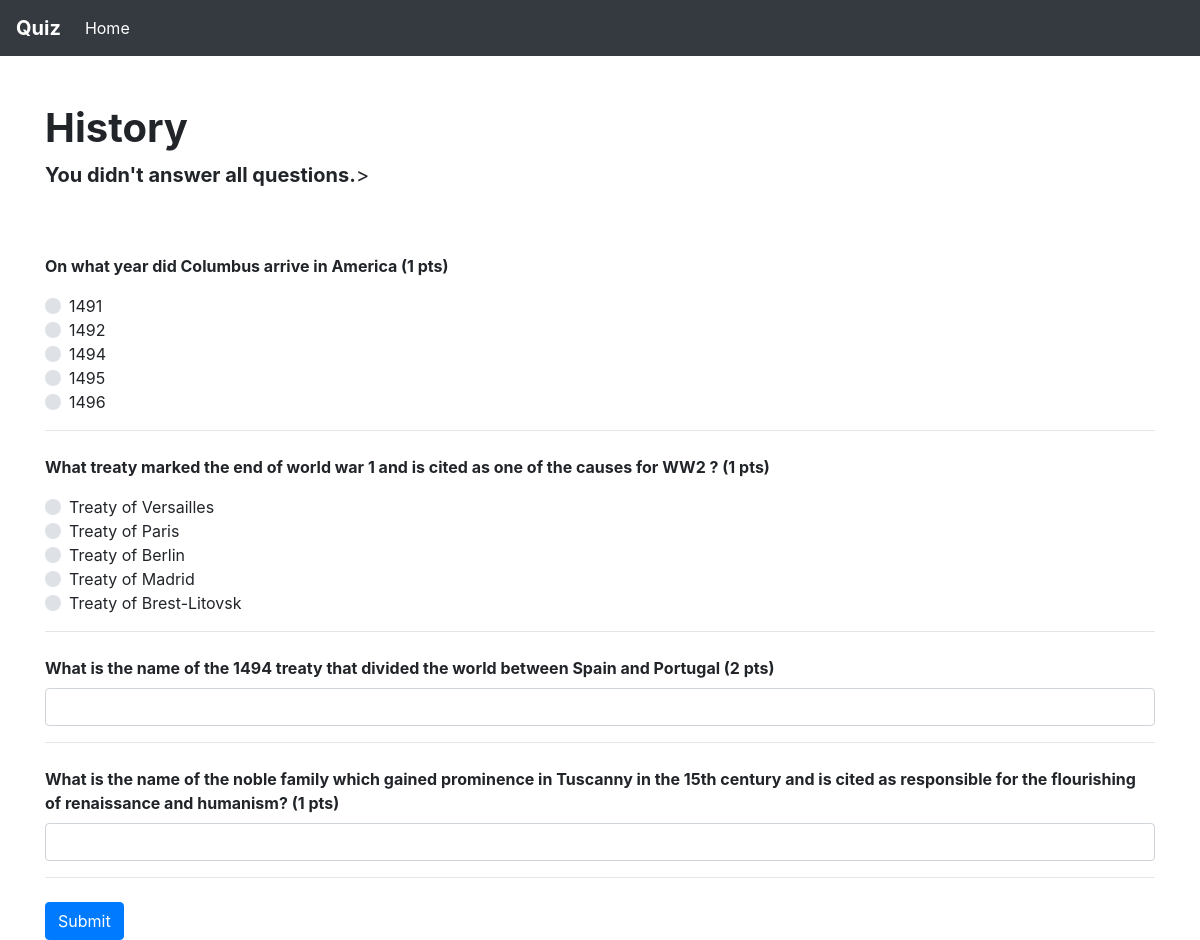
/2/submit/, run on the app's committed database.
### app_quiz/models.py (models this page shows, shortened)
class Quiz(models.Model):
    name = models.CharField(max_length=255)
    description = models.TextField()
    pub_date = models.DateTimeField('date published')

class Question(models.Model):
    quiz = models.ForeignKey(Quiz, on_delete=models.CASCADE)
    text = models.TextField()
    value = models.IntegerField(default=1)
    textAnswer = models.BooleanField(default=False)

class MultipleChoice(models.Model):
    question = models.ForeignKey(Question, on_delete=models.CASCADE)
    text = models.CharField(max_length=255)
    isCorrectAnswer = models.BooleanField(default=False)

### app_quiz/views.py (the view)
# urls.py: path('<int:quiz_id>/submit/', views.submit, name='submit')
def submit(request, quiz_id):
    answer_set = []
    quiz = get_object_or_404(Quiz, pk=quiz_id)
    redirect = HttpResponseRedirect(reverse('app_quiz:results',
                                    args=(quiz_id,)))
    error_response = render(request, 'app_quiz/quiz.html', {
        'quiz': Quiz.objects.get(pk=quiz_id),
        'error_message': "You didn't answer all questions."
    })
    hash_id = request.COOKIES.get('hash_id')
    if not hash_id:
        hash_id = uuid4()
        redirect.set_cookie('hash_id', hash_id)
        error_response.set_cookie('hash_id', hash_id)
    submission = Submission(quiz=quiz, hash_id=hash_id)
    for question in quiz.question_set.all():
        try:
            answer = request.POST['question%d' % question.id]
            if not answer:
                raise KeyError(question.id)
        except KeyError:
            return error_response
        else:
            answer_set.append(answer)
    submission.set_answers(answer_set)
    submission.save()
    return redirect

### app_quiz/templates/app_quiz/quiz.html (shortened to what this page needs)
<!DOCTYPE html>
<html lang="en">
<head>
    <link rel="stylesheet" href="https://maxcdn.bootstrapcdn.com/bootstrap/4.0.0/css/bootstrap.min.css">
</head>
<body>
    <nav class="navbar navbar-expand-lg navbar-dark bg-dark">
            <div class="navbar-brand"><b>Quiz</b></div>
            <div class="collapse navbar-collapse" id="navbarSupportedContent">
                <ul class="navbar-nav mr-auto">
                <li class="nav-item active">
                    <a class="nav-link" href="{% url 'app_quiz:index'%}">Home<span class="sr-only">(current)</span></a>
                </li>
                </ul>
            </div>
        </nav>
    <div class='container'>
        <div class="py-5 text center">
            <h1><b>{{ quiz.name }}</b></h1>
            {% if error_message %}<p class='lead'><strong><b>{{ error_message }}</b>></strong></p>{% endif %}
            {% if quiz.question_set.all %}
        </div>
            <form class='needs-validation' novalidate action="{% url 'app_quiz:submit' quiz.id %}" method="post">
                {% for q in quiz.question_set.all %}
                    {% if q.textAnswer is True %}
                        <div class="mb-3">
                            <label for="question{{ q.id }}"><b>{{ q.text }} ({{q.value}} pts)</b></label>
                            <input type="text" class="form-control" id="question{{ q.id }}" name="question{{ q.id }}" required>
                        </div>
                    {% else %}
                    <p class='mb-3'><b>{{ q.text }} ({{q.value}} pts)</b></p>
                        {% for choice in q.multiplechoice_set.all %}
                            <div class="custom-control custom-radio">
                                <label class="custom-control-label" for="q{{ q.id }}choice{{ choice.id }}">{{ choice.text }}</label>
                            </div>
                        {% endfor %}
                    {% endif %}
                <hr class="mb-4">
                {% endfor%}
                <button type="submit" class="btn btn-primary">Submit</button>
            </form>
        {% else %}
            <p>This quiz has no questions :/</p>
        {% endif %}
    </div>
</body>
</html>

### data on the page
Quiz: name "History"
Question: text "On what year did Columbus arrive in America", value "1"
MultipleChoice: text "1491"
MultipleChoice: text "1492"
MultipleChoice: text "1494"
MultipleChoice: text "1495"
MultipleChoice: text "1496"
Question: text "What treaty marked the end of world war 1 and is cited as one of the causes for WW2 ?", value "1"
MultipleChoice: text "Treaty of Versailles"
MultipleChoice: text "Treaty of Paris"
MultipleChoice: text "Treaty of Berlin"
MultipleChoice: text "Treaty of Madrid"
MultipleChoice: text "Treaty of Brest-Litovsk"
Question: text "What is the name of the 1494 treaty that divided the world between Spain and Portugal", value "2"
Question: text "What is the name of the noble family which gained prominence in Tuscanny in the 15th century and is cited as responsible for the flourishing of renaissance and humanism?", value "1"

### other printed values
{{ error_message }} "You didn't answer all questions."
